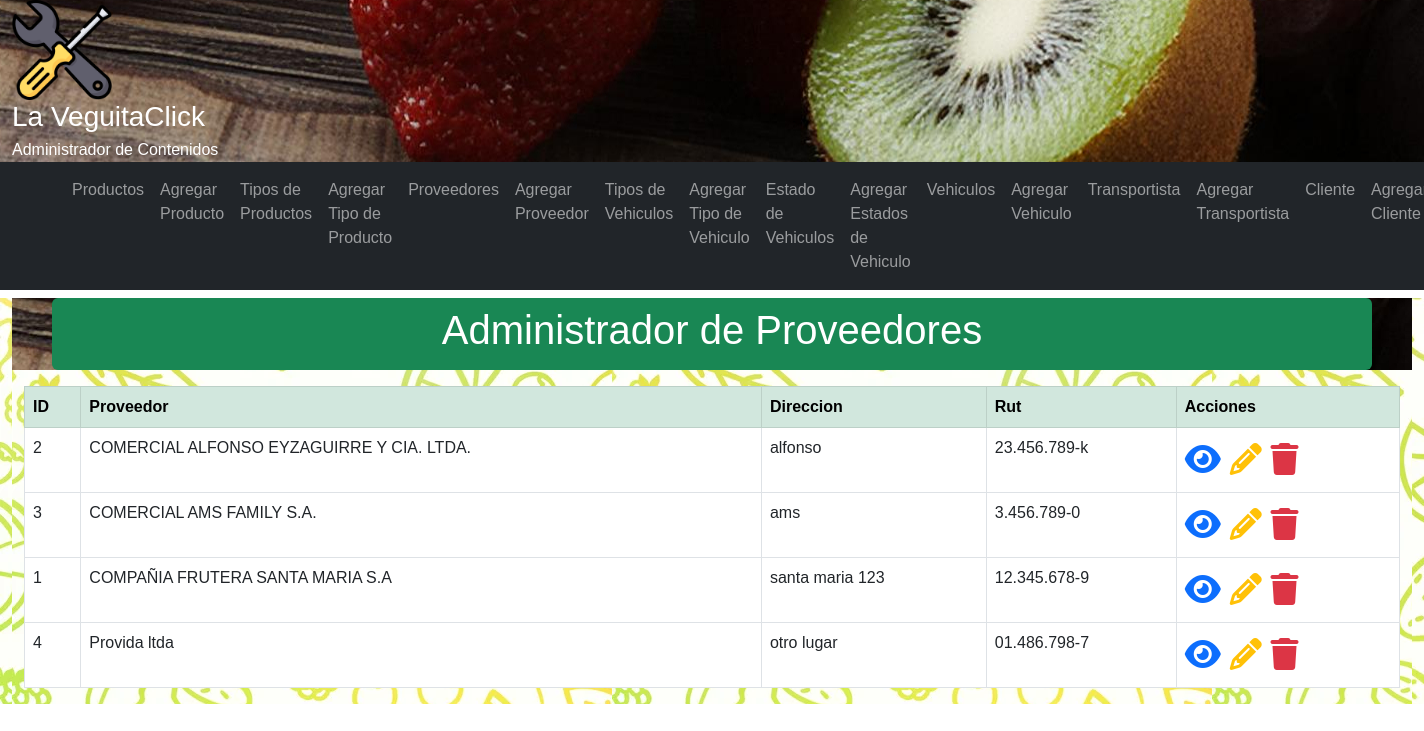
Page /crud/proveedor/ on the committed database.
### crud/models.py (models this page shows, shortened)
class Proveedor(models.Model):
    proveedor = models.CharField(verbose_name='Proveedor', max_length=50)
    direccion = models.CharField(verbose_name='Direccion',max_length=100)
    rut = models.CharField(verbose_name='Rut',max_length=12)
    created_at = models.DateTimeField(verbose_name='Fecha creación', auto_now_add=True)
    updated_at = models.DateTimeField(verbose_name='Fecha actualización', auto_now=True)
    class Meta:
        verbose_name = 'proveedor'
        verbose_name_plural = 'proveedores'
        ordering = ['proveedor']

### crud/views.py (the view)
# urls.py: path('proveedor/', proveedor_lista, name="proveedor"),
def proveedor_lista(request):
    context = {'proveedor': Proveedor.objects.all()}
    return render(request,'crud/proveedor.html',context)

### crud/templates/crud/proveedor.html (shortened to what this page needs)
{% extends 'crud/base.html' %}
{% load static %}
{% block main_content %}
<div class="container-fluid">
<main>
<header>
   <div class="container my-2 p-2 text-white text-center rounded bg-success">
      <h1>Administrador de Proveedores</h1>
   </div>
</header>
 <div class="container-fluid my-2">
     <div class="table-responsive">
        <table class="table table-bordered">
            <thead class="table-success">
                <tr>
                    <th>ID</th>
                    <th>Proveedor</th>
                    <th>Direccion</th>
                    <th>Rut</th>
                    <th>Acciones</th>
                </tr>
            </thead>
            <tbody>
                {% for p in proveedor %}
                <tr>
                    <td>{{p.id}}</td>
                    <td>{{p.proveedor}}</td>
                    <td>{{p.direccion}}</td>
                    <td>{{p.rut}}</td>
                    <td>
                        <a class="text-decoration-none" href="{% url 'proveedor-detail' proveedor_id=p.id %}">
                            <span class="text-primary fs-2">
                                <i class="fa-solid fa-eye"></i>
                            </span>
                        </a>
                        <a class="text-decoration-none" href="{% url 'proveedor-edit' proveedor_id=p.id %}">
                            <span class="text-warning fs-2">
                                <i class="fa-solid fa-pencil"></i>
                            </span>
                        </a>
                        <a class="text-decoration-none modal-borrar" data-bs-toggle="modal"
                            data-bs-target="#staticBackdrop"
                            data-href="{% url 'proveedor-delete' proveedor_id=p.id %}">
                            <span class="text-danger fs-2">
                                <i class="fa-solid fa-trash"></i>
                            </span>
                        </a>
                    </td>
                </tr>
                {% endfor %}
            </tbody>
        </table>
    </div>
</main>
</div>
{% endblock %}

### crud/static/crud/css/styles.css (style rules this page uses)
body { margin: 0px; padding: 0px; font-family: Verdana, Geneva, Tahoma, sans-serif; }
header { background: url("img/bg-header.png"); color: white; }
header { background-color: rgb(35, 179, 109); color: white; }
main { background: url("img/bg-page.jpg"); background-color: white; }

### rows in the picture
Proveedor: id "2", proveedor "COMERCIAL ALFONSO EYZAGUIRRE Y CIA. LTDA.", direccion "alfonso", rut "23.456.789-k"
Proveedor: id "3", proveedor "COMERCIAL AMS FAMILY S.A.", direccion "ams", rut "3.456.789-0"
Proveedor: id "1", proveedor "COMPAÑIA FRUTERA SANTA MARIA S.A", direccion "santa maria 123", rut "12.345.678-9"
Proveedor: id "4", proveedor "Provida ltda", direccion "otro lugar", rut "01.486.798-7"
